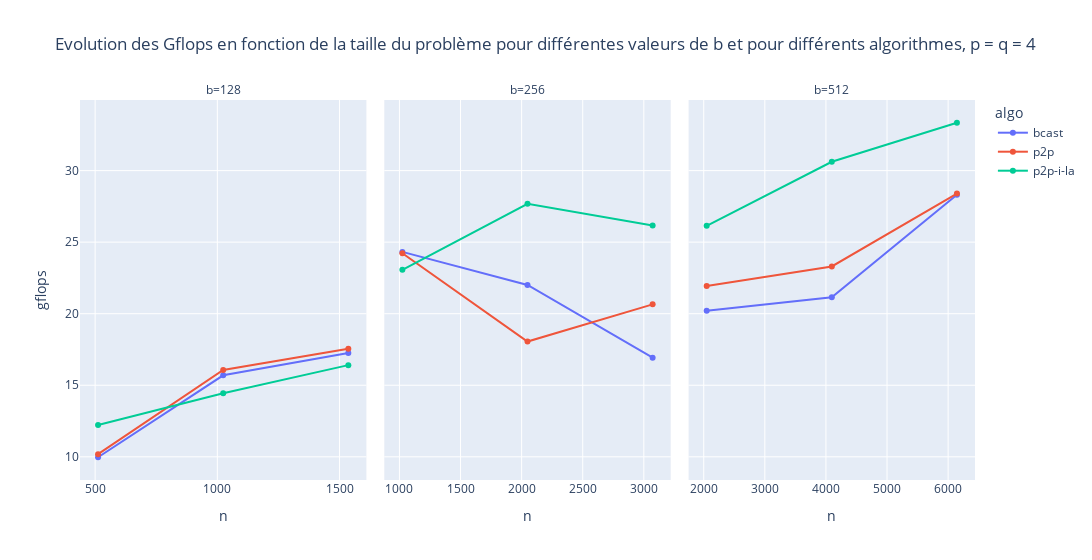

Source (notebook cell):
### Code cell
plotly.plot(df_p_4, kind = 'line', markers = True, x = 'n', y = 'gflops', color ='algo', facet_col = 'b', width = 1400, title = 'Evolution des Gflops en fonction de la taille du problème pour différentes valeurs de b et pour différents algorithmes, p = q = 4').update_xaxes(matches=None)

### Figure 1 — Plotly figure (JSON) as saved in the notebook; plotly's stock layout.template omitted (floating-point values rounded to 4 significant figures)
{"data": [{"hovertemplate": "algo=bcast<br>b=128<br>n=%{x}<br>gflops=%{y}<extra></extra>", "legendgroup": "bcast", "line": {"color": "#636efa", "dash": "solid"}, "marker": {"symbol": "circle"}, "mode": "lines+markers", "name": "bcast", "orientation": "v", "showlegend": true, "type": "scatter", "x": [512, 1024, 1536], "xaxis": "x", "y": [9.968, 15.69, 17.25], "yaxis": "y"}, {"hovertemplate": "algo=bcast<br>b=256<br>n=%{x}<br>gflops=%{y}<extra></extra>", "legendgroup": "bcast", "line": {"color": "#636efa", "dash": "solid"}, "marker": {"symbol": "circle"}, "mode": "lines+markers", "name": "bcast", "orientation": "v", "showlegend": false, "type": "scatter", "x": [1024, 2048, 3072], "xaxis": "x2", "y": [24.32, 22.01, 16.93], "yaxis": "y2"}, {"hovertemplate": "algo=bcast<br>b=512<br>n=%{x}<br>gflops=%{y}<extra></extra>", "legendgroup": "bcast", "line": {"color": "#636efa", "dash": "solid"}, "marker": {"symbol": "circle"}, "mode": "lines+markers", "name": "bcast", "orientation": "v", "showlegend": false, "type": "scatter", "x": [2048, 4096, 6144], "xaxis": "x3", "y": [20.21, 21.14, 28.31], "yaxis": "y3"}, {"hovertemplate": "algo=p2p<br>b=128<br>n=%{x}<br>gflops=%{y}<extra></extra>", "legendgroup": "p2p", "line": {"color": "#EF553B", "dash": "solid"}, "marker": {"symbol": "circle"}, "mode": "lines+markers", "name": "p2p", "orientation": "v", "showlegend": true, "type": "scatter", "x": [512, 1024, 1536], "xaxis": "x", "y": [10.19, 16.06, 17.54], "yaxis": "y"}, {"hovertemplate": "algo=p2p<br>b=256<br>n=%{x}<br>gflops=%{y}<extra></extra>", "legendgroup": "p2p", "line": {"color": "#EF553B", "dash": "solid"}, "marker": {"symbol": "circle"}, "mode": "lines+markers", "name": "p2p", "orientation": "v", "showlegend": false, "type": "scatter", "x": [1024, 2048, 3072], "xaxis": "x2", "y": [24.23, 18.06, 20.65], "yaxis": "y2"}, {"hovertemplate": "algo=p2p<br>b=512<br>n=%{x}<br>gflops=%{y}<extra></extra>", "legendgroup": "p2p", "line": {"color": "#EF553B", "dash": "solid"}, "marker": {"symbol": "circle"}, "mode": "lines+markers", "name": "p2p", "orientation": "v", "showlegend": false, "type": "scatter", "x": [2048, 4096, 6144], "xaxis": "x3", "y": [21.93, 23.3, 28.39], "yaxis": "y3"}, {"hovertemplate": "algo=p2p-i-la<br>b=128<br>n=%{x}<br>gflops=%{y}<extra></extra>", "legendgroup": "p2p-i-la", "line": {"color": "#00cc96", "dash": "solid"}, "marker": {"symbol": "circle"}, "mode": "lines+markers", "name": "p2p-i-la", "orientation": "v", "showlegend": true, "type": "scatter", "x": [512, 1024, 1536], "xaxis": "x", "y": [12.22, 14.43, 16.41], "yaxis": "y"}, {"hovertemplate": "algo=p2p-i-la<br>b=256<br>n=%{x}<br>gflops=%{y}<extra></extra>", "legendgroup": "p2p-i-la", "line": {"color": "#00cc96", "dash": "solid"}, "marker": {"symbol": "circle"}, "mode": "lines+markers", "name": "p2p-i-la", "orientation": "v", "showlegend": false, "type": "scatter", "x": [1024, 2048, 3072], "xaxis": "x2", "y": [23.07, 27.68, 26.17], "yaxis": "y2"}, {"hovertemplate": "algo=p2p-i-la<br>b=512<br>n=%{x}<br>gflops=%{y}<extra></extra>", "legendgroup": "p2p-i-la", "line": {"color": "#00cc96", "dash": "solid"}, "marker": {"symbol": "circle"}, "mode": "lines+markers", "name": "p2p-i-la", "orientation": "v", "showlegend": false, "type": "scatter", "x": [2048, 4096, 6144], "xaxis": "x3", "y": [26.14, 30.62, 33.34], "yaxis": "y3"}], "layout": {"annotations": [{"font": {}, "showarrow": false, "text": "b=128", "x": 0.16, "xanchor": "center", "xref": "paper", "y": 1, "yanchor": "bottom", "yref": "paper"}, {"font": {}, "showarrow": false, "text": "b=256", "x": 0.5, "xanchor": "center", "xref": "paper", "y": 1, "yanchor": "bottom", "yref": "paper"}, {"font": {}, "showarrow": false, "text": "b=512", "x": 0.84, "xanchor": "center", "xref": "paper", "y": 1, "yanchor": "bottom", "yref": "paper"}], "legend": {"title": {"text": "algo"}, "tracegroupgap": 0}, "title": {"text": "Evolution des Gflops en fonction de la taille du problème pour différentes valeurs de b et pour différents algorithmes, p = q = 4"}, "width": 1400, "xaxis": {"anchor": "y", "domain": [0, 0.32], "title": {"text": "n"}}, "xaxis2": {"anchor": "y2", "domain": [0.34, 0.66], "title": {"text": "n"}}, "xaxis3": {"anchor": "y3", "domain": [0.68, 1.0], "title": {"text": "n"}}, "yaxis": {"anchor": "x", "domain": [0, 1], "title": {"text": "gflops"}}, "yaxis2": {"anchor": "x2", "domain": [0, 1], "matches": "y", "showticklabels": false}, "yaxis3": {"anchor": "x3", "domain": [0, 1], "matches": "y", "showticklabels": false}}}
